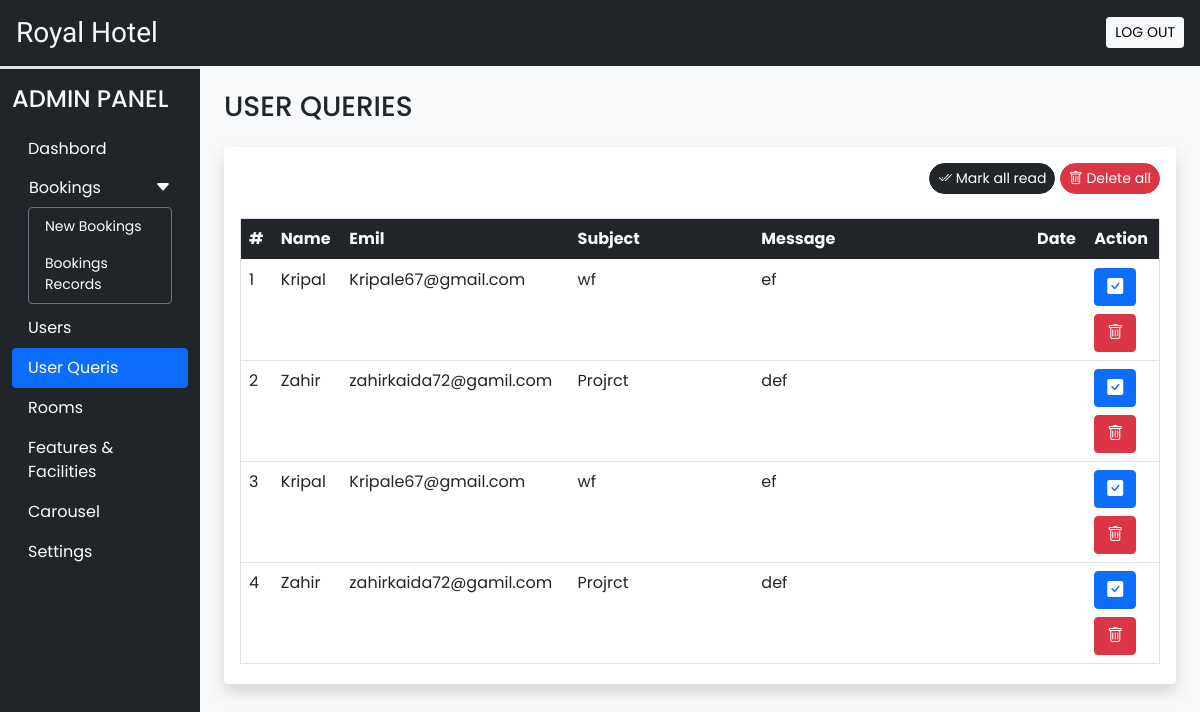
/admin/user_queris.php (signed in), run on the app's committed database.
### tables this page shows
CREATE TABLE `user_queries` (
  `sr_no` int(11) NOT NULL,
  `name` varchar(50) NOT NULL,
  `email` varchar(150) NOT NULL,
  `subject` varchar(200) NOT NULL,
  `message` varchar(500) NOT NULL,
  `date` date NOT NULL DEFAULT current_timestamp(),
  `seen` tinyint(4) NOT NULL DEFAULT 0
);

### admin/user_queris.php (the view, shortened to what this page needs)
<?php
require('inc/db_config.php');
?>
<!DOCTYPE html>
<html lang="en">
<head>
  <?php require('inc/links.php'); ?>
</head>
<body class="bg-light">
  <?php require('inc/header.php'); ?>
  <div class="container-fluid">
    <div class="row">
      <div class="col-lg-10 ms-auto p-4 overflow-hidden" id="main-content">
        <h3 class="mb-4">USER QUERIES</h3>
        <div class="card border-0 shadow mb-4">
          <div class="card-body">
            <div class="text-end mb-4">
              <a href="?seen=all" class="btn btn-dark rounded-pill shadow-none btn-sm">
                <i class="bi bi-check2-all"></i> Mark all read
              </a>
              <a href="?del=all" class="btn btn-danger rounded-pill shadow-none btn-sm">
                <i class="bi bi-trash"></i> Delete all
              </a>
            </div>
            <div class="table-responsive-md" style="height: 450px; overflow-y:scroll;">
              <table class="table table-hover border">
                <thead>
                  <tr class=" bg-dark text-light">
                    <th scope="col">#</th>
                    <th scope="col">Name</th>
                    <th scope="col">Emil</th>
                    <th scope="col" width="20%">Subject</th>
                    <th scope="col" width="30%">Message</th>
                    <th scope="col">Date</th>
                    <th scope="col">Action</th>
                  </tr>
                </thead>
                <tbody>
                  <?php
                  $q = "SELECT * FROM `user_queries` ORDER BY `sr_no` DESC";
                  $data = mysqli_query($conn, $q);
                  $i = 1;
                  while ($row = mysqli_fetch_assoc($data)) {
                    $seen = '';
                    if ($row['seen'] != 1) {
                      $seen = "<a href='?seen=$row[sr_no]' class='btn btn-ms rounded-squre btn-primary'><i class='bi bi-check-square-fill'></i></a><br/>";
                    }
                    $seen .= "<a href='?del=$row[sr_no]' class='btn btn-ms rounded-squre btn-danger mt-2'><i class='bi bi-trash'></i></a>";
                    echo <<<query
                        <tr>
                          <td>$i</td>
                          <td>$row[name]</td>
                          <td>$row[email]</td>
                          <td>$row[subject]</td>
                          <td>$row[message]</td>
                          <td>$row[datentime]</td>
                          <td>$seen</td>
                        </tr>
                      query;
                    $i++;
                  }
                  ?>
                </tbody>
              </table>
            </div>
          </div>
        </div>
      </div>
    </div>
  </div>
</body>
</html>

### admin/inc/links.php (shortened to what this page needs)
<link href="https://cdn.jsdelivr.net/npm/bootstrap@5.0.2/dist/css/bootstrap.min.css" rel="stylesheet"
>
<link rel="stylesheet" href="https://cdn.jsdelivr.net/npm/bootstrap-icons@1.13.1/font/bootstrap-icons.min.css">
<link rel="stylesheet" href="css/common.css">

### admin/inc/header.php (shortened to what this page needs)
<div class="container-fluid bg-dark text-light p-3 d-flex align-items-center justify-content-between sticky-top ">
  <h3 class="mb-0 h-font">Royal Hotel</h3>
  <a href="logout.php" class="btn btn-light btn-sm">LOG OUT</a>
</div>
<div class="col-lg-2 bg-dark border-top border-3 border-secondery " id="dashbord-menu">
  <nav class="navbar navbar-expand-lg navbar-dark ">
    <div class="container-fluid flex-lg-column align-items-stretch">
      <h4 class="mt-2 text-light">ADMIN PANEL</h4>
      <div class="collapse navbar-collapse flex-column align-items-stretch mt-2" id="adminDropdowe">
        <ul class="nav nav-pills flex-column">
          <li class="nav-item">
            <a class="nav-link text-white" href="dashbord.php">Dashbord</a>
          </li>
          <li class="nav-item">
            <button class="btn text-white px-3 w-100 shadow-none text-start d-flex align-items-center justify-content-between" type="button" data-bs-toggle="collapse" data-bs-target="#bookingLink">
              <span>Bookings</span>
              <span><i class="bi bi-caret-down-fill"></i></span>
            </button>
            <div class="collapse show px-3 small mb-1" id="bookingLink">
              <ul class="nav nav-pills flex-column rounded border border-secondary ">
                <li class="nav-item">
                  <a class="nav-link text-white" href="new_bookings.php">New Bookings</a>
                </li>
                <li class="nav-item">
                  <a class="nav-link text-white" href="bookings_records.php">Bookings Records</a>
                </li>
              </ul>
            </div>
          </li>
          <li class="nav-item">
            <a class="nav-link text-white" href="users.php">Users</a>
          </li>
          <li class="nav-item">
            <a class="nav-link text-white" href="user_queris.php">User Queris</a>
          </li>
          <li class="nav-item">
            <a class="nav-link text-white" href="rooms.php">Rooms</a>
          </li>
          <li class="nav-item">
            <a class="nav-link text-white" href="features_facilities.php">Features & Facilities</a>
          </li>
          <li class="nav-item">
            <a class="nav-link text-white" href="carousel.php">Carousel</a>
          </li>
          <li class="nav-item">
            <a class="nav-link text-white" href="settings.php">Settings</a>
          </li>
        </ul>
      </div>
    </div>
  </nav>
</div>

### admin/css/common.css (style rules this page uses)
:root { --teal: #24c5aa; --teal_hover: #279e8c; }
* { font-family: "Poppins", sans-serif; }
.h-font { font-family: "Merienda", cursive; }
#dashbord-menu { position: fixed; height: 100%; z-index: 11; }

### data on the page
user_queries: name "Kripal", email "Kripale67@gmail.com", subject "wf", message "ef"
user_queries: name "Zahir", email "zahirkaida72@gamil.com", subject "Projrct", message "def"
user_queries: name "Kripal", email "Kripale67@gmail.com", subject "wf", message "ef"
user_queries: name "Zahir", email "zahirkaida72@gamil.com", subject "Projrct", message "def"
